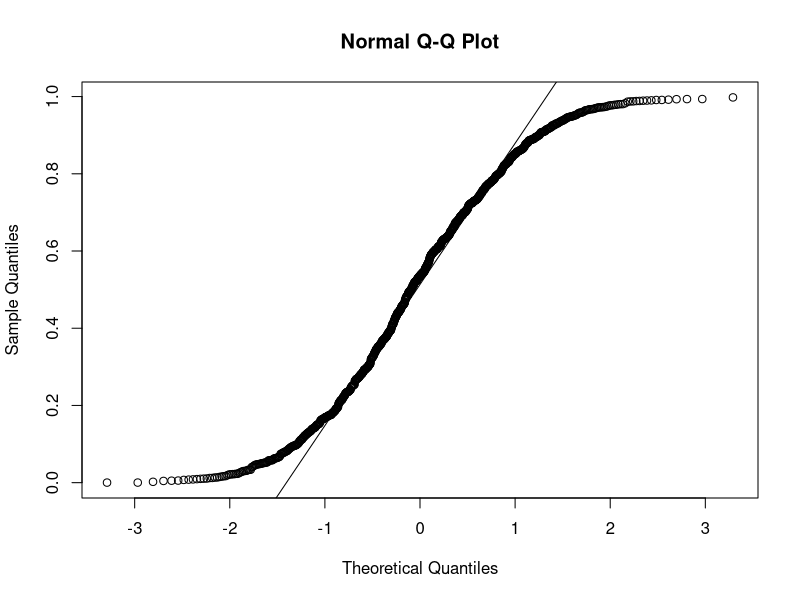
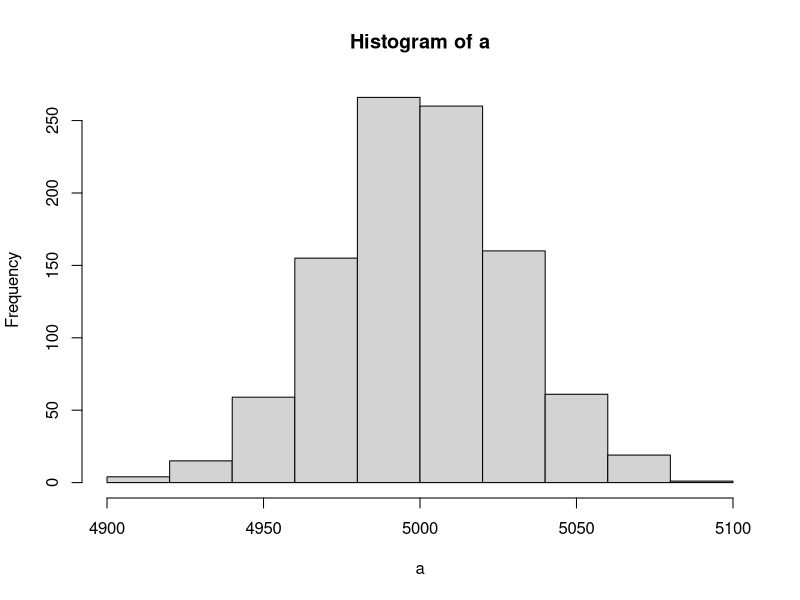
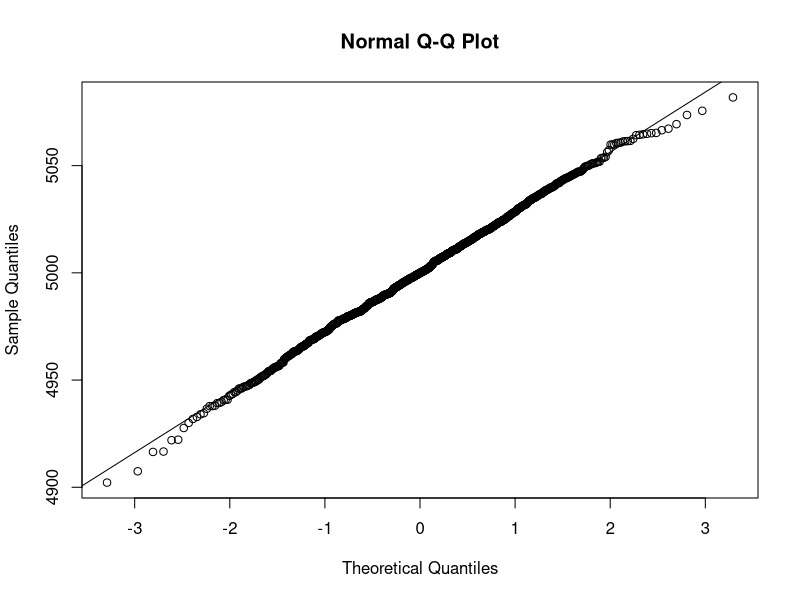
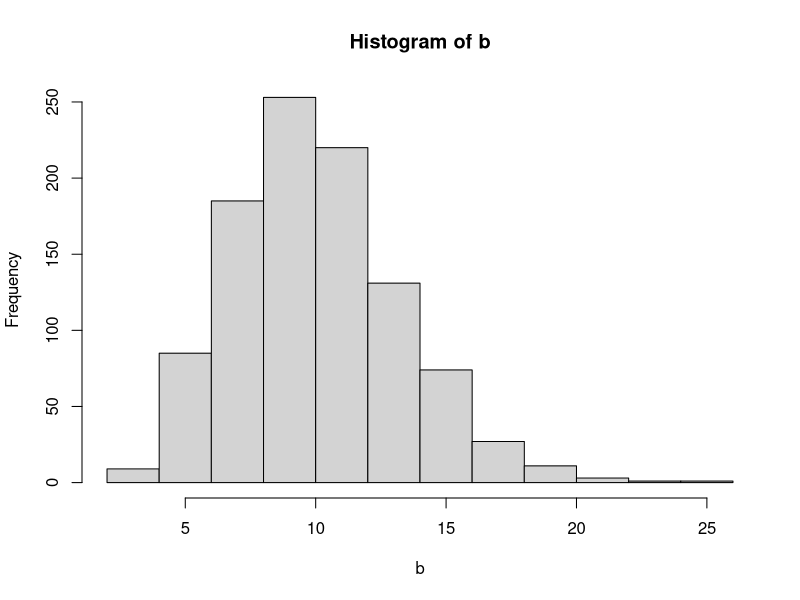

These charts were generated, in order, by the following R code:
# Det er et vakkkert resulatet at summer av tilfelidige variabler oppfører seg som en normalfordeling, til tross for at de i utganspunktet ikke har noe med normalfordelingen å gjøre. 

# For å vise dette, begynner vi med å trekke 1000 uniformt fordelte variable

n = 1000
x = runif(n,0,1)

qqnorm(x)
qqline(x) #Vi ser at fordelingen er svært skjev
a = 0
terms = 10000
for (i in 1:terms){
  a = a + runif(n,0,1)
}

hist(a) #summen av de uniforme fordelingene gir en tilnærmesle til normalfordelingen
qqnorm(a)
qqline(a) #vi får en tilnøring til normalfodelingen

#Gjør tilsvarende prosedyre for eksponensialfordelte data


n = 1000

terms = 10
b = 0
for (i in 1:terms){
  b = b + rexp(1000)
  
}

hist(b) #for små verdier av terms, får vi en positivt skjev fordeling, da eksponejsialfordelignen er positivt skve
